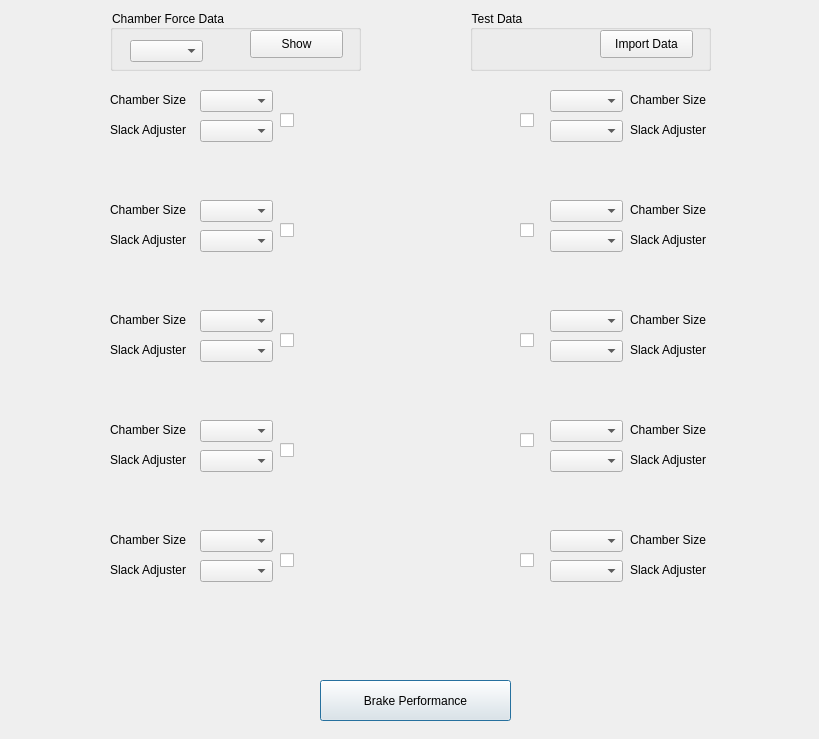
<?xml version="1.0" encoding="UTF-8"?>
<ui version="4.0">
 <class>Dialog</class>
 <widget class="QDialog" name="Dialog">
  <property name="geometry">
   <rect>
    <x>0</x>
    <y>0</y>
    <width>819</width>
    <height>739</height>
   </rect>
  </property>
  <property name="windowTitle">
   <string>Dialog</string>
  </property>
  <property name="styleSheet">
   <string notr="true">selection-color: rgb(0, 170, 127);</string>
  </property>
  <widget class="QLabel" name="BrackeChar">
   <property name="geometry">
    <rect>
     <x>0</x>
     <y>-10</y>
     <width>821</width>
     <height>751</height>
    </rect>
   </property>
   <property name="styleSheet">
    <string notr="true">image: url(:/newPrefix/wheelNum.jpg);
</string>
   </property>
   <property name="text">
    <string/>
   </property>
  </widget>
  <widget class="QComboBox" name="comboBox_1">
   <property name="enabled">
    <bool>true</bool>
   </property>
   <property name="geometry">
    <rect>
     <x>200</x>
     <y>90</y>
     <width>73</width>
     <height>22</height>
    </rect>
   </property>
  </widget>
  <widget class="QComboBox" name="comboBox_2">
   <property name="geometry">
    <rect>
     <x>200</x>
     <y>120</y>
     <width>73</width>
     <height>22</height>
    </rect>
   </property>
  </widget>
  <widget class="QComboBox" name="comboBox_3">
   <property name="geometry">
    <rect>
     <x>550</x>
     <y>90</y>
     <width>73</width>
     <height>22</height>
    </rect>
   </property>
  </widget>
  <widget class="QComboBox" name="comboBox_4">
   <property name="geometry">
    <rect>
     <x>550</x>
     <y>120</y>
     <width>73</width>
     <height>22</height>
    </rect>
   </property>
  </widget>
  <widget class="QComboBox" name="comboBox_5">
   <property name="geometry">
    <rect>
     <x>200</x>
     <y>200</y>
     <width>73</width>
     <height>22</height>
    </rect>
   </property>
  </widget>
  <widget class="QComboBox" name="comboBox_6">
   <property name="geometry">
    <rect>
     <x>200</x>
     <y>230</y>
     <width>73</width>
     <height>22</height>
    </rect>
   </property>
  </widget>
  <widget class="QComboBox" name="comboBox_7">
   <property name="geometry">
    <rect>
     <x>550</x>
     <y>200</y>
     <width>73</width>
     <height>22</height>
    </rect>
   </property>
  </widget>
  <widget class="QComboBox" name="comboBox_8">
   <property name="geometry">
    <rect>
     <x>550</x>
     <y>230</y>
     <width>73</width>
     <height>22</height>
    </rect>
   </property>
  </widget>
  <widget class="QComboBox" name="comboBox_9">
   <property name="geometry">
    <rect>
     <x>200</x>
     <y>310</y>
     <width>73</width>
     <height>22</height>
    </rect>
   </property>
  </widget>
  <widget class="QComboBox" name="comboBox_10">
   <property name="geometry">
    <rect>
     <x>200</x>
     <y>340</y>
     <width>73</width>
     <height>22</height>
    </rect>
   </property>
  </widget>
  <widget class="QComboBox" name="comboBox_11">
   <property name="geometry">
    <rect>
     <x>550</x>
     <y>310</y>
     <width>73</width>
     <height>22</height>
    </rect>
   </property>
  </widget>
  <widget class="QComboBox" name="comboBox_12">
   <property name="geometry">
    <rect>
     <x>550</x>
     <y>340</y>
     <width>73</width>
     <height>22</height>
    </rect>
   </property>
  </widget>
  <widget class="QComboBox" name="comboBox_13">
   <property name="geometry">
    <rect>
     <x>200</x>
     <y>420</y>
     <width>73</width>
     <height>22</height>
    </rect>
   </property>
  </widget>
  <widget class="QComboBox" name="comboBox_14">
   <property name="geometry">
    <rect>
     <x>200</x>
     <y>450</y>
     <width>73</width>
     <height>22</height>
    </rect>
   </property>
  </widget>
  <widget class="QComboBox" name="comboBox_15">
   <property name="geometry">
    <rect>
     <x>550</x>
     <y>420</y>
     <width>73</width>
     <height>22</height>
    </rect>
   </property>
  </widget>
  <widget class="QComboBox" name="comboBox_16">
   <property name="geometry">
    <rect>
     <x>550</x>
     <y>450</y>
     <width>73</width>
     <height>22</height>
    </rect>
   </property>
  </widget>
  <widget class="QComboBox" name="comboBox_17">
   <property name="geometry">
    <rect>
     <x>200</x>
     <y>530</y>
     <width>73</width>
     <height>22</height>
    </rect>
   </property>
  </widget>
  <widget class="QComboBox" name="comboBox_18">
   <property name="geometry">
    <rect>
     <x>200</x>
     <y>560</y>
     <width>73</width>
     <height>22</height>
    </rect>
   </property>
  </widget>
  <widget class="QComboBox" name="comboBox_19">
   <property name="geometry">
    <rect>
     <x>550</x>
     <y>530</y>
     <width>73</width>
     <height>22</height>
    </rect>
   </property>
  </widget>
  <widget class="QComboBox" name="comboBox_20">
   <property name="geometry">
    <rect>
     <x>550</x>
     <y>560</y>
     <width>73</width>
     <height>22</height>
    </rect>
   </property>
  </widget>
  <widget class="QCheckBox" name="checkBox_1">
   <property name="geometry">
    <rect>
     <x>280</x>
     <y>110</y>
     <width>81</width>
     <height>20</height>
    </rect>
   </property>
   <property name="text">
    <string/>
   </property>
  </widget>
  <widget class="QCheckBox" name="checkBox_2">
   <property name="geometry">
    <rect>
     <x>520</x>
     <y>110</y>
     <width>31</width>
     <height>20</height>
    </rect>
   </property>
   <property name="text">
    <string/>
   </property>
  </widget>
  <widget class="QCheckBox" name="checkBox_3">
   <property name="geometry">
    <rect>
     <x>280</x>
     <y>220</y>
     <width>81</width>
     <height>20</height>
    </rect>
   </property>
   <property name="text">
    <string/>
   </property>
  </widget>
  <widget class="QCheckBox" name="checkBox_4">
   <property name="geometry">
    <rect>
     <x>520</x>
     <y>220</y>
     <width>31</width>
     <height>20</height>
    </rect>
   </property>
   <property name="text">
    <string/>
   </property>
  </widget>
  <widget class="QCheckBox" name="checkBox_5">
   <property name="geometry">
    <rect>
     <x>280</x>
     <y>330</y>
     <width>81</width>
     <height>20</height>
    </rect>
   </property>
   <property name="text">
    <string/>
   </property>
  </widget>
  <widget class="QCheckBox" name="checkBox_6">
   <property name="geometry">
    <rect>
     <x>520</x>
     <y>330</y>
     <width>31</width>
     <height>20</height>
    </rect>
   </property>
   <property name="text">
    <string/>
   </property>
  </widget>
  <widget class="QCheckBox" name="checkBox_7">
   <property name="geometry">
    <rect>
     <x>280</x>
     <y>440</y>
     <width>81</width>
     <height>20</height>
    </rect>
   </property>
   <property name="text">
    <string/>
   </property>
  </widget>
  <widget class="QCheckBox" name="checkBox_8">
   <property name="geometry">
    <rect>
     <x>520</x>
     <y>430</y>
     <width>31</width>
     <height>20</height>
    </rect>
   </property>
   <property name="text">
    <string/>
   </property>
  </widget>
  <widget class="QCheckBox" name="checkBox_9">
   <property name="geometry">
    <rect>
     <x>280</x>
     <y>550</y>
     <width>81</width>
     <height>20</height>
    </rect>
   </property>
   <property name="text">
    <string/>
   </property>
  </widget>
  <widget class="QCheckBox" name="checkBox_10">
   <property name="geometry">
    <rect>
     <x>520</x>
     <y>550</y>
     <width>31</width>
     <height>20</height>
    </rect>
   </property>
   <property name="text">
    <string/>
   </property>
  </widget>
  <widget class="QLabel" name="label_2">
   <property name="geometry">
    <rect>
     <x>110</x>
     <y>90</y>
     <width>91</width>
     <height>20</height>
    </rect>
   </property>
   <property name="styleSheet">
    <string notr="true">font: 8pt &quot;MS Shell Dlg 2&quot;;</string>
   </property>
   <property name="text">
    <string>Chamber Size</string>
   </property>
  </widget>
  <widget class="QLabel" name="label_3">
   <property name="geometry">
    <rect>
     <x>630</x>
     <y>90</y>
     <width>171</width>
     <height>20</height>
    </rect>
   </property>
   <property name="styleSheet">
    <string notr="true">font: 8pt &quot;MS Shell Dlg 2&quot;;</string>
   </property>
   <property name="text">
    <string>Chamber Size</string>
   </property>
  </widget>
  <widget class="QLabel" name="label_4">
   <property name="geometry">
    <rect>
     <x>110</x>
     <y>120</y>
     <width>101</width>
     <height>20</height>
    </rect>
   </property>
   <property name="styleSheet">
    <string notr="true">font: 8pt &quot;MS Shell Dlg 2&quot;;</string>
   </property>
   <property name="text">
    <string>Slack Adjuster</string>
   </property>
  </widget>
  <widget class="QLabel" name="label_5">
   <property name="geometry">
    <rect>
     <x>630</x>
     <y>120</y>
     <width>171</width>
     <height>20</height>
    </rect>
   </property>
   <property name="styleSheet">
    <string notr="true">font: 8pt &quot;MS Shell Dlg 2&quot;;</string>
   </property>
   <property name="text">
    <string>Slack Adjuster</string>
   </property>
  </widget>
  <widget class="QLabel" name="label_6">
   <property name="geometry">
    <rect>
     <x>110</x>
     <y>200</y>
     <width>91</width>
     <height>20</height>
    </rect>
   </property>
   <property name="styleSheet">
    <string notr="true">font: 8pt &quot;MS Shell Dlg 2&quot;;</string>
   </property>
   <property name="text">
    <string>Chamber Size</string>
   </property>
  </widget>
  <widget class="QLabel" name="label_7">
   <property name="geometry">
    <rect>
     <x>110</x>
     <y>230</y>
     <width>91</width>
     <height>20</height>
    </rect>
   </property>
   <property name="styleSheet">
    <string notr="true">font: 8pt &quot;MS Shell Dlg 2&quot;;</string>
   </property>
   <property name="text">
    <string>Slack Adjuster</string>
   </property>
  </widget>
  <widget class="QLabel" name="label_8">
   <property name="geometry">
    <rect>
     <x>110</x>
     <y>310</y>
     <width>91</width>
     <height>20</height>
    </rect>
   </property>
   <property name="styleSheet">
    <string notr="true">font: 8pt &quot;MS Shell Dlg 2&quot;;</string>
   </property>
   <property name="text">
    <string>Chamber Size</string>
   </property>
  </widget>
  <widget class="QLabel" name="label_9">
   <property name="geometry">
    <rect>
     <x>110</x>
     <y>340</y>
     <width>91</width>
     <height>20</height>
    </rect>
   </property>
   <property name="styleSheet">
    <string notr="true">font: 8pt &quot;MS Shell Dlg 2&quot;;</string>
   </property>
   <property name="text">
    <string>Slack Adjuster</string>
   </property>
  </widget>
  <widget class="QLabel" name="label_10">
   <property name="geometry">
    <rect>
     <x>110</x>
     <y>450</y>
     <width>91</width>
     <height>20</height>
    </rect>
   </property>
   <property name="styleSheet">
    <string notr="true">font: 8pt &quot;MS Shell Dlg 2&quot;;</string>
   </property>
   <property name="text">
    <string>Slack Adjuster</string>
   </property>
  </widget>
  <widget class="QLabel" name="label_11">
   <property name="geometry">
    <rect>
     <x>110</x>
     <y>420</y>
     <width>91</width>
     <height>20</height>
    </rect>
   </property>
   <property name="styleSheet">
    <string notr="true">font: 8pt &quot;MS Shell Dlg 2&quot;;</string>
   </property>
   <property name="text">
    <string>Chamber Size</string>
   </property>
  </widget>
  <widget class="QLabel" name="label_12">
   <property name="geometry">
    <rect>
     <x>630</x>
     <y>200</y>
     <width>171</width>
     <height>20</height>
    </rect>
   </property>
   <property name="styleSheet">
    <string notr="true">font: 8pt &quot;MS Shell Dlg 2&quot;;</string>
   </property>
   <property name="text">
    <string>Chamber Size</string>
   </property>
  </widget>
  <widget class="QLabel" name="label_13">
   <property name="geometry">
    <rect>
     <x>630</x>
     <y>230</y>
     <width>171</width>
     <height>20</height>
    </rect>
   </property>
   <property name="styleSheet">
    <string notr="true">font: 8pt &quot;MS Shell Dlg 2&quot;;</string>
   </property>
   <property name="text">
    <string>Slack Adjuster</string>
   </property>
  </widget>
  <widget class="QLabel" name="label_14">
   <property name="geometry">
    <rect>
     <x>630</x>
     <y>340</y>
     <width>171</width>
     <height>20</height>
    </rect>
   </property>
   <property name="styleSheet">
    <string notr="true">font: 8pt &quot;MS Shell Dlg 2&quot;;</string>
   </property>
   <property name="text">
    <string>Slack Adjuster</string>
   </property>
  </widget>
  <widget class="QLabel" name="label_15">
   <property name="geometry">
    <rect>
     <x>630</x>
     <y>310</y>
     <width>171</width>
     <height>20</height>
    </rect>
   </property>
   <property name="styleSheet">
    <string notr="true">font: 8pt &quot;MS Shell Dlg 2&quot;;</string>
   </property>
   <property name="text">
    <string>Chamber Size</string>
   </property>
  </widget>
  <widget class="QLabel" name="label_16">
   <property name="geometry">
    <rect>
     <x>630</x>
     <y>420</y>
     <width>171</width>
     <height>20</height>
    </rect>
   </property>
   <property name="styleSheet">
    <string notr="true">font: 8pt &quot;MS Shell Dlg 2&quot;;</string>
   </property>
   <property name="text">
    <string>Chamber Size</string>
   </property>
  </widget>
  <widget class="QLabel" name="label_17">
   <property name="geometry">
    <rect>
     <x>630</x>
     <y>450</y>
     <width>171</width>
     <height>20</height>
    </rect>
   </property>
   <property name="styleSheet">
    <string notr="true">font: 8pt &quot;MS Shell Dlg 2&quot;;</string>
   </property>
   <property name="text">
    <string>Slack Adjuster</string>
   </property>
  </widget>
  <widget class="QLabel" name="label_18">
   <property name="geometry">
    <rect>
     <x>630</x>
     <y>560</y>
     <width>171</width>
     <height>20</height>
    </rect>
   </property>
   <property name="styleSheet">
    <string notr="true">font: 8pt &quot;MS Shell Dlg 2&quot;;</string>
   </property>
   <property name="text">
    <string>Slack Adjuster</string>
   </property>
  </widget>
  <widget class="QLabel" name="label_19">
   <property name="geometry">
    <rect>
     <x>630</x>
     <y>530</y>
     <width>171</width>
     <height>20</height>
    </rect>
   </property>
   <property name="styleSheet">
    <string notr="true">font: 8pt &quot;MS Shell Dlg 2&quot;;</string>
   </property>
   <property name="text">
    <string>Chamber Size</string>
   </property>
  </widget>
  <widget class="QLabel" name="label_20">
   <property name="geometry">
    <rect>
     <x>110</x>
     <y>560</y>
     <width>91</width>
     <height>20</height>
    </rect>
   </property>
   <property name="styleSheet">
    <string notr="true">font: 8pt &quot;MS Shell Dlg 2&quot;;</string>
   </property>
   <property name="text">
    <string>Slack Adjuster</string>
   </property>
  </widget>
  <widget class="QLabel" name="label_21">
   <property name="geometry">
    <rect>
     <x>110</x>
     <y>530</y>
     <width>91</width>
     <height>20</height>
    </rect>
   </property>
   <property name="styleSheet">
    <string notr="true">font: 8pt &quot;MS Shell Dlg 2&quot;;</string>
   </property>
   <property name="text">
    <string>Chamber Size</string>
   </property>
  </widget>
  <widget class="QPushButton" name="pushButton">
   <property name="geometry">
    <rect>
     <x>320</x>
     <y>680</y>
     <width>191</width>
     <height>41</height>
    </rect>
   </property>
   <property name="styleSheet">
    <string notr="true">
font: 8pt &quot;MS Shell Dlg 2&quot;;
font: 75 10pt &quot;MS Shell Dlg 2&quot;;</string>
   </property>
   <property name="text">
    <string>Brake Performance</string>
   </property>
  </widget>
  <widget class="QGroupBox" name="groupBox">
   <property name="geometry">
    <rect>
     <x>110</x>
     <y>10</y>
     <width>251</width>
     <height>61</height>
    </rect>
   </property>
   <property name="title">
    <string>Chamber Force Data</string>
   </property>
   <widget class="QComboBox" name="comboBox">
    <property name="geometry">
     <rect>
      <x>20</x>
      <y>30</y>
      <width>73</width>
      <height>22</height>
     </rect>
    </property>
   </widget>
   <widget class="QPushButton" name="pushButton_2">
    <property name="geometry">
     <rect>
      <x>140</x>
      <y>20</y>
      <width>93</width>
      <height>28</height>
     </rect>
    </property>
    <property name="text">
     <string>Show</string>
    </property>
   </widget>
  </widget>
  <widget class="QGroupBox" name="groupBox_2">
   <property name="geometry">
    <rect>
     <x>470</x>
     <y>10</y>
     <width>241</width>
     <height>61</height>
    </rect>
   </property>
   <property name="title">
    <string>Test Data</string>
   </property>
   <widget class="QPushButton" name="pushButton_3">
    <property name="geometry">
     <rect>
      <x>130</x>
      <y>20</y>
      <width>93</width>
      <height>28</height>
     </rect>
    </property>
    <property name="text">
     <string>Import Data</string>
    </property>
   </widget>
  </widget>
  <zorder>BrackeChar</zorder>
  <zorder>comboBox_1</zorder>
  <zorder>comboBox_2</zorder>
  <zorder>comboBox_3</zorder>
  <zorder>comboBox_4</zorder>
  <zorder>comboBox_5</zorder>
  <zorder>comboBox_6</zorder>
  <zorder>comboBox_7</zorder>
  <zorder>comboBox_8</zorder>
  <zorder>comboBox_9</zorder>
  <zorder>comboBox_10</zorder>
  <zorder>comboBox_11</zorder>
  <zorder>comboBox_12</zorder>
  <zorder>comboBox_13</zorder>
  <zorder>comboBox_14</zorder>
  <zorder>comboBox_15</zorder>
  <zorder>comboBox_16</zorder>
  <zorder>comboBox_17</zorder>
  <zorder>comboBox_18</zorder>
  <zorder>comboBox_19</zorder>
  <zorder>comboBox_20</zorder>
  <zorder>checkBox_1</zorder>
  <zorder>checkBox_2</zorder>
  <zorder>checkBox_3</zorder>
  <zorder>checkBox_4</zorder>
  <zorder>checkBox_5</zorder>
  <zorder>checkBox_6</zorder>
  <zorder>checkBox_7</zorder>
  <zorder>checkBox_8</zorder>
  <zorder>checkBox_9</zorder>
  <zorder>checkBox_10</zorder>
  <zorder>label_2</zorder>
  <zorder>label_3</zorder>
  <zorder>label_4</zorder>
  <zorder>label_5</zorder>
  <zorder>label_6</zorder>
  <zorder>label_7</zorder>
  <zorder>label_8</zorder>
  <zorder>label_9</zorder>
  <zorder>label_10</zorder>
  <zorder>label_11</zorder>
  <zorder>label_12</zorder>
  <zorder>label_13</zorder>
  <zorder>label_15</zorder>
  <zorder>label_16</zorder>
  <zorder>label_17</zorder>
  <zorder>label_18</zorder>
  <zorder>label_19</zorder>
  <zorder>label_20</zorder>
  <zorder>label_21</zorder>
  <zorder>pushButton</zorder>
  <zorder>label_14</zorder>
  <zorder>groupBox_2</zorder>
  <zorder>groupBox</zorder>
 </widget>
 <resources>
  <include location="wheelNum.qrc"/>
 </resources>
 <connections/>
</ui>
